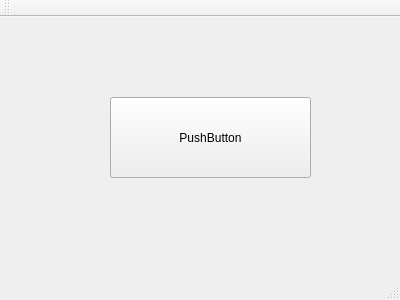
<?xml version="1.0" encoding="UTF-8"?>
<ui version="4.0">
 <class>MainWindow</class>
 <widget class="QMainWindow" name="MainWindow">
  <property name="geometry">
   <rect>
    <x>0</x>
    <y>0</y>
    <width>400</width>
    <height>300</height>
   </rect>
  </property>
  <property name="windowTitle">
   <string>My Window Title</string>
  </property>
  <widget class="QWidget" name="centralWidget">
   <widget class="QPushButton" name="pushButton">
    <property name="geometry">
     <rect>
      <x>110</x>
      <y>80</y>
      <width>201</width>
      <height>81</height>
     </rect>
    </property>
    <property name="text">
     <string>PushButton</string>
    </property>
   </widget>
  </widget>
  <widget class="QMenuBar" name="menuBar">
   <property name="geometry">
    <rect>
     <x>0</x>
     <y>0</y>
     <width>400</width>
     <height>20</height>
    </rect>
   </property>
  </widget>
  <widget class="QToolBar" name="mainToolBar">
   <attribute name="toolBarArea">
    <enum>TopToolBarArea</enum>
   </attribute>
   <attribute name="toolBarBreak">
    <bool>false</bool>
   </attribute>
  </widget>
  <widget class="QStatusBar" name="statusBar"/>
 </widget>
 <layoutdefault spacing="6" margin="11"/>
 <resources/>
 <connections/>
</ui>
